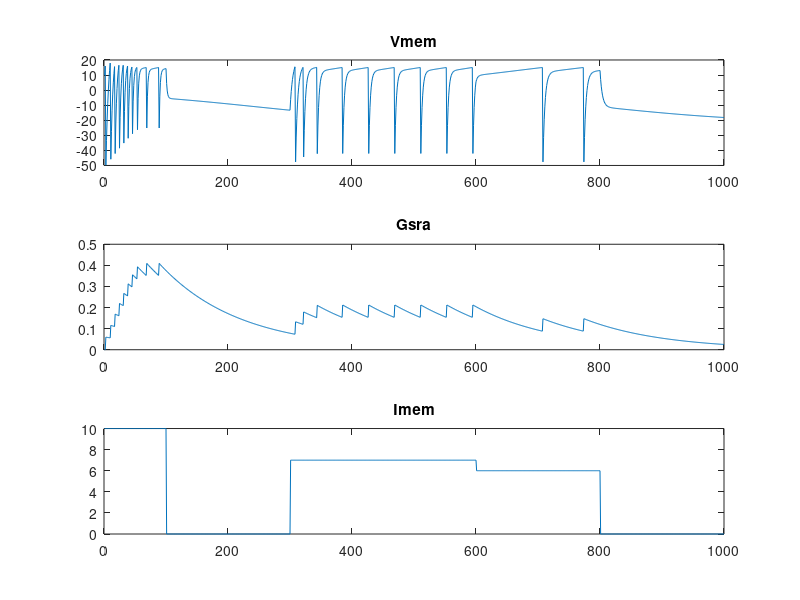

Here is the MATLAB script that generated this plot:
%% Script to resolve behavior of SRA neuron

%% Script parameters

clear;clc;

vmem    = 10;
% imem    = [2*ones(1,100) 5*ones(1,100) 7*ones(1,100) 10*ones(1,100)];
% discrete time membrane input current
imem    = [10*ones(1,100) 0*ones(1,200) 7*ones(1,300) 6*ones(1,200) 0*ones(1,200)];

% reset membrane voltage upon spike
vrst    = -70;
% threshold membrane voltage that generates spikes
vth     = 15;

% membrane (leakage) time constant
tleak = 8;

% membrane leak potential (steady state)
Eleak = -22;
Esra = 0;

% spike rate adaptation dynamic parameters

%incremental conductance addition (upon spike) :increase value to arrive at
%equilibrium condition with quicker
g0 = 0.06; 
%initial conductance state
gsra = 0;
%SRA time constant, increase value to lengthen decay time
tsra = 128;

gsra_states(1) = gsra;
vmem_states(1) = vmem;

tend = 1000;

t0 = 1;


%% ODE Numerical Solutions


for t=2:tend
    imem_cur = imem(t);
    
    dgsra = -gsra/tsra;
    
    % Uncomment to use LIF model 
%     dvmem = Eleak/tleak - vmem/tleak + imem_cur;

    % Uncomment to use SRA model 
    dvmem = Eleak/tleak - vmem/tleak + imem_cur + gsra*(Esra-vmem);

    % Euler method DE update
    vmem = vmem + dvmem;
    gsra = gsra + dgsra;
    
    % Store system states
    gsra_states(t) = gsra;
    vmem_states(t) = vmem;
    
    % Non-linear reset update
    if vmem>vth
        gsra = gsra + g0;
        vmem = vrst;
        fprintf("Spike frequency %0.2f Hz\n",(1/(t-t0))*1000);
        t0 = t;
    end

end

%% Plotting 


figure();
subplot(3,1,1)
plot(1:tend, vmem_states);
title('Vmem');
subplot(3,1,2)
plot(1:tend, gsra_states);
title('Gsra');
subplot(3,1,3)
plot(1:tend, imem);
title('Imem');
